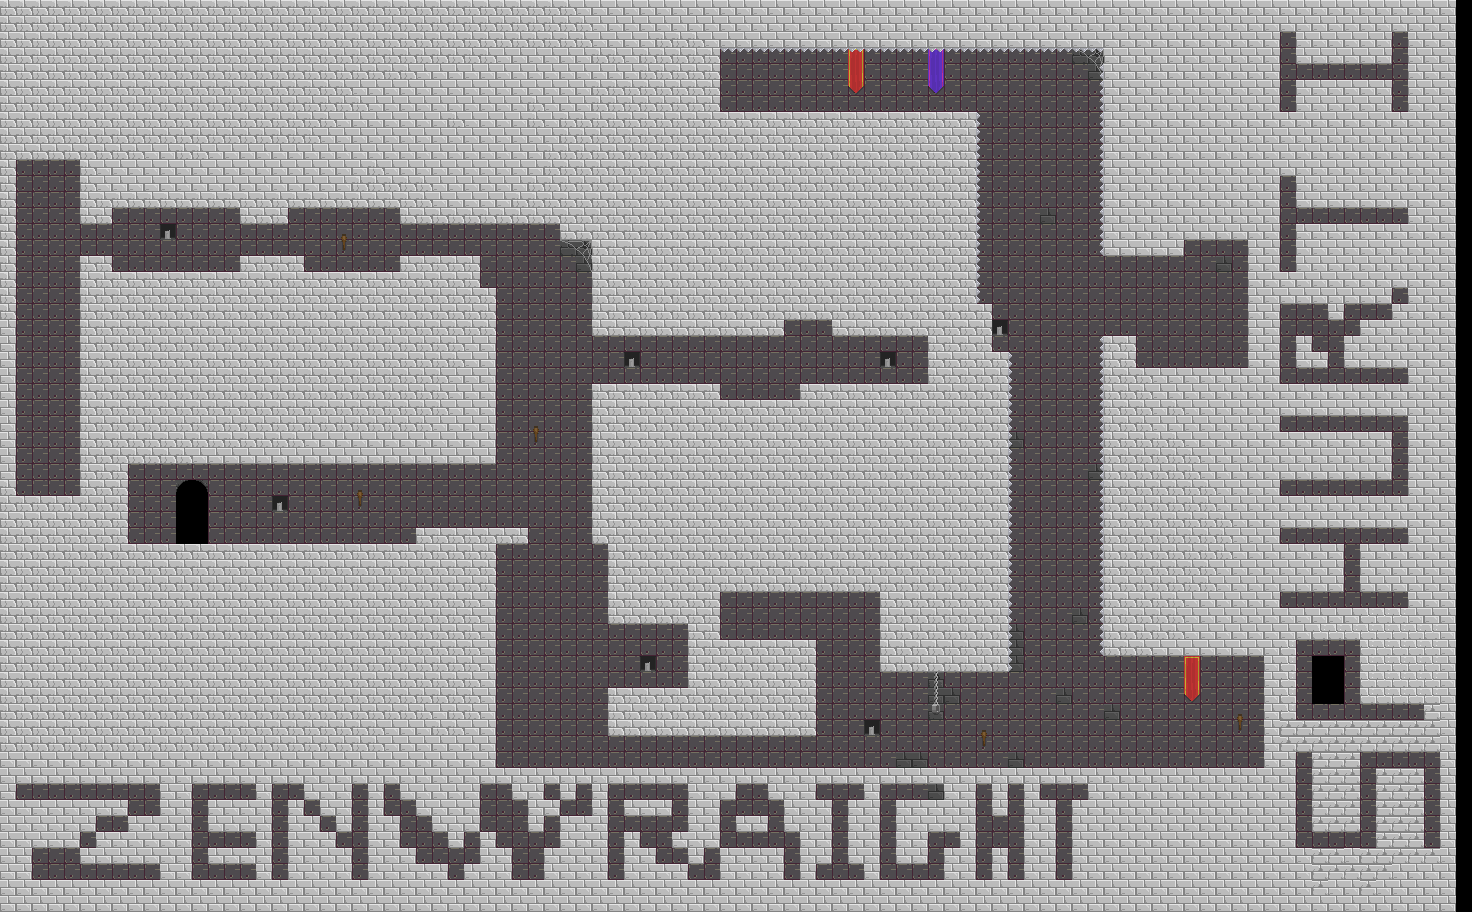

This game map was drawn from its Tiled (.tmx) file and the tilesets committed beside it. A one-line description and the trimmed map source follow:
An orthogonal 92x57 tile map with 16x16 px tiles, 3 tile layers (BG Tiles, BG Design, FG Tiles), 2 tilesets and 69 objects (4x Ghost, 3x Moth, Player, Door).

<map version="1.0" orientation="orthogonal" width="92" height="57" tilewidth="16" tileheight="16">
 <tileset firstgid="1" name="tileset" tilewidth="16" tileheight="16">
  <image source="graphics/tileset.png" width="512" height="512" />
 </tileset>
 <tileset firstgid="1025" name="tileset2" tilewidth="16" tileheight="16">
  <image source="graphics/Image3_2.png" width="320" height="240" />
 </tileset>
 <layer name="BG Tiles" width="92" height="57">
  <data>[5244 cells, 1793 non-empty, 5 distinct tile ids]</data>
 </layer>
 <layer name="BG Design" width="92" height="57">
  <data>[5244 cells, 44 non-empty, 24 distinct tile ids]</data>
 </layer>
 <layer name="FG Tiles" width="92" height="57">
  <data>[5244 cells, 3740 non-empty, 9 distinct tile ids]</data>
 </layer>
 <objectgroup color="#0055ff" name="Walls" width="92" height="57">
  <object x="115" y="165" width="128" height="42" />
  <object x="243" y="195" width="42" height="26" />
  <object x="286" y="141" width="118" height="67" />
  <object x="403" y="169" width="158" height="56" />
  <object x="562" y="213" width="30" height="24" />
  <object x="594" y="229" width="188" height="107" />
  <object x="780" y="277" width="55" height="44" />
  <object x="834" y="306" width="97" height="27" />
  <object x="930" y="330" width="31" height="55" />
  <object x="802" y="386" width="128" height="55" />
  <object x="710" y="400" width="93" height="53" />
  <object x="591" y="384" width="128" height="79" />
  <object x="593" y="463" width="80" height="81" />
  <object x="608" y="545" width="109" height="80" />
  <object x="716" y="528" width="165" height="63" />
  <object x="881" y="585" width="126" height="84" />
  <object x="688" y="627" width="30" height="72" />
  <object x="714" y="647" width="101" height="90" />
  <object x="607" y="689" width="107" height="45" />
  <object x="719" y="649" width="2" />
  <object x="726" y="639" width="90" height="10" />
  <object x="723" y="114" width="251" height="130" />
  <object x="897" y="239" width="79" height="69" />
  <object x="950" y="309" width="41" height="64" />
  <object x="960" y="347" width="47" height="241" />
  <object x="110" y="272" width="129" height="55" />
  <object x="242" y="257" width="61" height="30" />
  <object x="291" y="269" width="109" height="31" />
  <object x="399" y="256" width="80" height="39" />
  <object x="436" y="283" width="58" height="180" />
  <object x="84" y="337" width="350" height="126" />
  <object x="10" y="88" width="78" height="72" />
  <object x="4" y="141" width="12" height="360" />
  <object x="6" y="496" width="120" height="57" />
  <object x="92" y="448" width="34" height="52" />
  <object x="107" y="547" width="2" />
  <object x="109" y="546" width="385" height="225" />
  <object x="415" y="531" width="113" height="12" />
  <object x="631" y="18" width="89" height="105" />
  <object x="704" y="4" width="404" height="42" />
  <object x="1103" y="29" width="6" height="1" />
  <object x="1100" y="26" width="103" height="212" />
  <object x="1105" y="209" width="77" height="48" />
  <object x="1197" y="113" width="64" height="125" />
  <object x="1106" y="335" width="30" height="323" />
  <object x="1129" y="367" width="121" height="46" />
  <object x="1250" y="225" width="3" height="142" />
  <object x="1133" y="612" width="135" height="45" />
  <object x="496" y="767" width="777" height="46" />
  <object x="1262" y="637" width="28" height="134" />
  <object x="82" y="192" width="28" height="29" />
  <object x="81" y="253" width="30" height="30" />
  <object x="81" y="285" width="16" height="50" />
  <object x="82" y="453" width="8" height="42" />
  <object x="81" y="160" width="12" height="30" />
 </objectgroup>
 <objectgroup color="#ff0000" name="Spikes" width="92" height="57">
  <object x="725" y="47" width="377" height="7" />
  <object x="1094" y="63" width="11" height="196" />
  <object x="977" y="115" width="12" height="187" />
  <object x="1010" y="353" width="7" height="321" />
  <object x="1091" y="339" width="12" height="322" />
 </objectgroup>
 <objectgroup name="Spawns" width="92" height="57">
  <object name="Player" x="142" y="223" width="32" height="32" />
  <object name="Door" x="179" y="478" width="32" height="64" />
  <object name="Moth" x="1228" y="342" width="16" height="16" />
  <object name="Moth" x="749" y="89" width="16" height="16" />
  <object name="Moth" x="866" y="368" width="16" height="16" />
  <object name="Ghost" x="1106" y="732" width="16" height="16" />
  <object name="Ghost" x="752" y="614" width="16" height="16" />
  <object name="Ghost" x="25" y="431" width="16" height="16" />
  <object name="Ghost" x="114" y="232" width="16" height="16" />
 </objectgroup>
</map>
